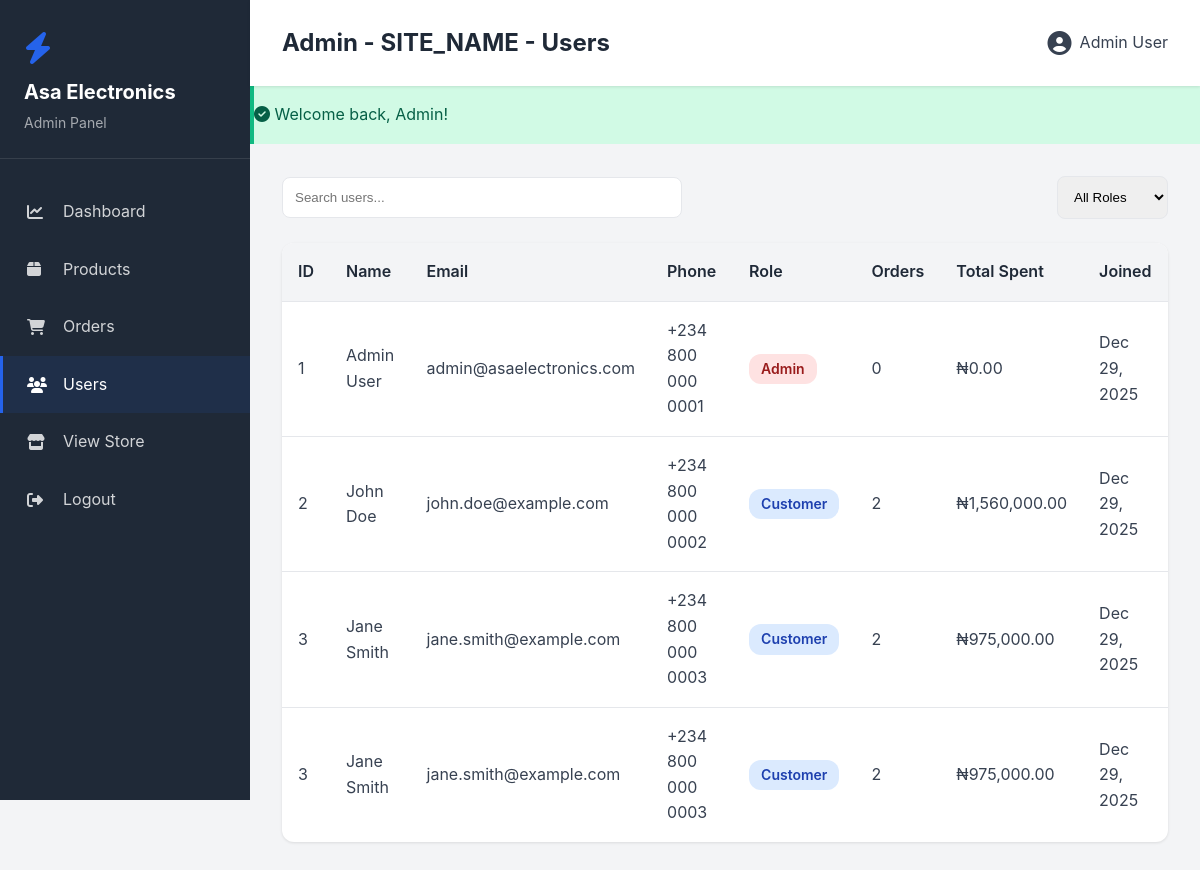
The page /admin/users.php (signed in) on the database its author committed.
### tables this page shows
CREATE TABLE IF NOT EXISTS users (
    id INT AUTO_INCREMENT PRIMARY KEY,
    email VARCHAR(255) UNIQUE NOT NULL,
    password_hash VARCHAR(255) NOT NULL,
    first_name VARCHAR(100),
    last_name VARCHAR(100),
    phone VARCHAR(20),
    role ENUM('customer', 'admin') DEFAULT 'customer',
    created_at TIMESTAMP DEFAULT CURRENT_TIMESTAMP,
    updated_at TIMESTAMP DEFAULT CURRENT_TIMESTAMP ON UPDATE CURRENT_TIMESTAMP,
    INDEX idx_email (email),
    INDEX idx_role (role)
);

### public/includes/functions.php (called while the page is built, shortened)
<?php
function e($string) {
    return htmlspecialchars($string, ENT_QUOTES, 'UTF-8');
}
function isLoggedIn() {
    return isset($_SESSION['user_id']);
}
function formatPrice($amount) {
    return CURRENCY . number_format($amount, 2);
}
function getFlash($key) {
    if (isset($_SESSION['flash'][$key])) {
        $message = $_SESSION['flash'][$key];
        return $message;
    }
    return null;
}
function getCurrentUser($pdo) {
    $stmt = $pdo->prepare("SELECT id, email, first_name, last_name, phone, role FROM users WHERE id = ?");
    $stmt->execute([$_SESSION['user_id']]);
    return $stmt->fetch();
}
function paginate($total, $perPage, $currentPage) {
    $totalPages = ceil($total / $perPage);
    $currentPage = max(1, min($currentPage, $totalPages));
    $offset = ($currentPage - 1) * $perPage;
    return [
        'total' => $total,
        'per_page' => $perPage,
        'current_page' => $currentPage,
        'total_pages' => $totalPages,
        'offset' => $offset
    ];
}

### public/admin/users.php (the view, shortened to what this page needs)
<?php
$pageTitle = 'Admin - ' . SITE_NAME . ' - Users';
include __DIR__ . '/header.php';
$search = $_GET['search'] ?? '';
$page = max(1, (int)($_GET['page'] ?? 1));
$perPage = 20;
$where = [];
$params = [];
$whereClause = $where ? 'WHERE ' . implode(' AND ', $where) : '';
$countSql = "SELECT COUNT(*) FROM users $whereClause";
$countStmt = $pdo->prepare($countSql);
$countStmt->execute($params);
$total = $countStmt->fetchColumn();
$pagination = paginate($total, $perPage, $page);
$sql = "
    SELECT * FROM users
    $whereClause
    ORDER BY created_at DESC
    LIMIT {$pagination['per_page']} OFFSET {$pagination['offset']}
";
$stmt = $pdo->prepare($sql);
$stmt->execute($params);
$users = $stmt->fetchAll();
?>
<div class="admin-table-actions">
    <div class="search-box">
        <form method="GET">
            <input type="text" name="search" placeholder="Search users..." value="<?php echo e($search); ?>">
        </form>
    </div>
    <div>
        <select onchange="window.location.href='?role=' + this.value" style="padding: 0.75rem; border: 1px solid var(--border-color); border-radius: 8px;">
            <option value="">All Roles</option>
        </select>
    </div>
</div>
<div class="table-container">
    <table>
        <thead>
            <tr>
                <th>ID</th>
                <th>Name</th>
                <th>Email</th>
                <th>Phone</th>
                <th>Role</th>
                <th>Orders</th>
                <th>Total Spent</th>
                <th>Joined</th>
            </tr>
        </thead>
        <tbody>
            <?php foreach ($users as $user): ?>
                <tr>
                    <td><?php echo $user['id']; ?></td>
                    <td><?php echo e($user['first_name'] . ' ' . $user['last_name']); ?></td>
                    <td><?php echo e($user['email']); ?></td>
                    <td><?php echo e($user['phone'] ?: '-'); ?></td>
                    <td>
                        <span class="badge <?php echo $user['role'] === 'admin' ? 'badge-danger' : 'badge-info'; ?>">
                            <?php echo ucfirst($user['role']); ?>
                        </span>
                    </td>
                    <td><?php echo number_format($user['order_count']); ?></td>
                    <td><?php echo formatPrice($user['total_spent']); ?></td>
                    <td><?php echo date('M d, Y', strtotime($user['created_at'])); ?></td>
                </tr>
            <?php endforeach; ?>
        </tbody>
    </table>
</div>
<?php include __DIR__ . '/footer.php'; ?>

### public/admin/header.php (shortened to what this page needs)
<?php
require_once __DIR__ . '/../includes/config.php';
require_once __DIR__ . '/../includes/functions.php';
$user = getCurrentUser($pdo);
?>
<!DOCTYPE html>
<html lang="en">
<head>
    <link rel="stylesheet" href="/public/assets/css/style.css">
    <link rel="stylesheet" href="/public/assets/css/admin.css">
    <link rel="stylesheet" href="https://cdnjs.cloudflare.com/ajax/libs/font-awesome/6.4.0/css/all.min.css">
</head>
<body class="admin-body">
    <div class="admin-container">
        <aside class="admin-sidebar">
            <div class="admin-brand">
                <i class="fas fa-bolt"></i>
                <span><?php echo e(SITE_NAME); ?></span>
                <small>Admin Panel</small>
            </div>
            <nav class="admin-nav">
                <a href="/public/admin/dashboard.php" class="<?php echo basename($_SERVER['PHP_SELF']) === 'dashboard.php' ? 'active' : ''; ?>">
                    <i class="fas fa-chart-line"></i> Dashboard
                </a>
                <a href="/public/admin/products.php" class="<?php echo basename($_SERVER['PHP_SELF']) === 'products.php' ? 'active' : ''; ?>">
                    <i class="fas fa-box"></i> Products
                </a>
                <a href="/public/admin/orders.php" class="<?php echo basename($_SERVER['PHP_SELF']) === 'orders.php' ? 'active' : ''; ?>">
                    <i class="fas fa-shopping-cart"></i> Orders
                </a>
                <a href="/public/admin/users.php" class="<?php echo basename($_SERVER['PHP_SELF']) === 'users.php' ? 'active' : ''; ?>">
                    <i class="fas fa-users"></i> Users
                </a>
                <a href="/public/index.php">
                    <i class="fas fa-store"></i> View Store
                </a>
                <a href="/public/logout.php">
                    <i class="fas fa-sign-out-alt"></i> Logout
                </a>
            </nav>
        </aside>
        <div class="admin-main">
            <header class="admin-header">
                <h1><?php echo e(str_replace('Admin - ' . SITE_NAME . ' - ', '', $pageTitle)); ?></h1>
                <div class="admin-user">
                    <i class="fas fa-user-circle"></i>
                    <span><?php echo e($user['first_name'] . ' ' . $user['last_name']); ?></span>
                </div>
            </header>
            <?php if ($message = getFlash('success')): ?>
                <div class="alert alert-success">
                    <i class="fas fa-check-circle"></i> <?php echo e($message); ?>
                </div>
            <?php endif; ?>
            <div class="admin-content">

### public/assets/css/style.css (style rules this page uses)
* { margin: 0; padding: 0; box-sizing: border-box; }
:root { --primary-color: #2563eb; --primary-dark: #1d4ed8; --secondary-color: #10b981; --danger-color: #ef4444; --warning-color: #f59e0b; --dark-color: #1f2937; --light-color: #f3f4f6; --text-color: #374151; --border-color: #e5e7eb; --shadow: 0 1px 3px rgba(0, 0, 0, 0.1); --shadow-md: 0 4px 6px rgba(0, 0, 0, 0.1); --shadow-lg: 0 10px 15px rgba(0, 0, 0, 0.1); }
body { font-family: -apple-system, BlinkMacSystemFont, 'Segoe UI', 'Roboto', 'Oxygen', 'Ubuntu', 'Cantarell', sans-serif; line-height: 1.6; color: var(--text-color); background-color: #fff; }
.alert { padding: 1rem 0; margin-bottom: 0; }
.alert-success { background-color: #d1fae5; color: #065f46; border-left: 4px solid var(--secondary-color); }
.table-container { overflow-x: auto; background: white; border-radius: 12px; box-shadow: var(--shadow); }
table { width: 100%; border-collapse: collapse; }
table thead { background: var(--light-color); }
table th { padding: 1rem; text-align: left; font-weight: 600; color: var(--dark-color); }
table td { padding: 1rem; border-top: 1px solid var(--border-color); }
.badge { display: inline-block; padding: 0.25rem 0.75rem; border-radius: 12px; font-size: 0.875rem; font-weight: 600; }
.badge-danger { background: #fee2e2; color: #991b1b; }
.badge-info { background: #dbeafe; color: #1e40af; }

### public/assets/css/admin.css (style rules this page uses)
.admin-body { background: var(--light-color); }
.admin-container { display: flex; min-height: 100vh; }
.admin-sidebar { width: 250px; background: var(--dark-color); color: white; padding: 2rem 0; position: fixed; height: 100vh; overflow-y: auto; }
.admin-brand { padding: 0 1.5rem 1.5rem; border-bottom: 1px solid rgba(255, 255, 255, 0.1); margin-bottom: 1.5rem; }
.admin-brand i { font-size: 2rem; color: var(--primary-color); }
.admin-brand span { display: block; font-size: 1.25rem; font-weight: bold; margin-top: 0.5rem; }
.admin-brand small { display: block; color: rgba(255, 255, 255, 0.6); font-size: 0.875rem; margin-top: 0.25rem; }
.admin-nav a { display: flex; align-items: center; gap: 1rem; padding: 1rem 1.5rem; color: rgba(255, 255, 255, 0.8); text-decoration: none; transition: all 0.3s; border-left: 3px solid transparent; }
.admin-nav a.active { background: rgba(37, 99, 235, 0.1); border-left-color: var(--primary-color); color: white; }
.admin-nav i { width: 20px; }
.admin-main { flex: 1; margin-left: 250px; }
.admin-header { background: white; padding: 1.5rem 2rem; box-shadow: var(--shadow); display: flex; justify-content: space-between; align-items: center; position: sticky; top: 0; z-index: 100; }
.admin-header h1 { font-size: 1.5rem; color: var(--dark-color); margin: 0; }
.admin-user { display: flex; align-items: center; gap: 0.5rem; color: var(--text-color); }
.admin-user i { font-size: 1.5rem; }
.admin-content { padding: 2rem; }
.admin-table-actions { display: flex; justify-content: space-between; align-items: center; margin-bottom: 1.5rem; }
.admin-table-actions .search-box { flex: 1; max-width: 400px; }
.admin-table-actions .search-box input { width: 100%; padding: 0.75rem; border: 1px solid var(--border-color); border-radius: 8px; }

### rows shown on the page
users: first_name+last_name "Admin User", id "1", email "admin@asaelectronics.com", phone "+234 800 000 0001", role "Admin", order_count "0", total_spent "₦0.00", created_at "Dec 29, 2025"
users: id "2", first_name+last_name "John Doe", email "john.doe@example.com", phone "+234 800 000 0002", role "Customer", total_spent "₦1,560,000.00", created_at "Dec 29, 2025"
users: id "3", first_name+last_name "Jane Smith", email "jane.smith@example.com", phone "+234 800 000 0003", role "Customer", order_count "2", total_spent "₦975,000.00", created_at "Dec 29, 2025"

### other values the page prints
SITE_NAME "Asa Electronics"
str_replace('Admin - ' . SITE_NAME . ' - ', '', $pageTitle) "Admin - SITE_NAME - Users"
$message "Welcome back, Admin!"
